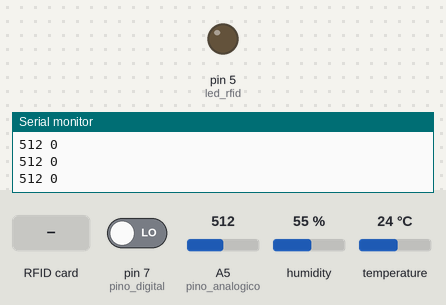
The sketch below on a simulated Arduino Uno, built with avr-gcc and run on an emulated ATmega328P. Parts: output pins drawn as LEDs (lit = HIGH), the last lines printed to the serial monitor. Inputs (shaded band) come from the test bench; at power-on: A5 (pino_analogico) = 512, pin 7 (pino_digital) LOW, humidity 55 %, temperature 24 °C. Pins used as bus, display or sensor lines are not drawn.

Above: at 1.2 s.
1.3 s: RFID card 5E 7A 19 C4 held to the reader
At 1.47 s:
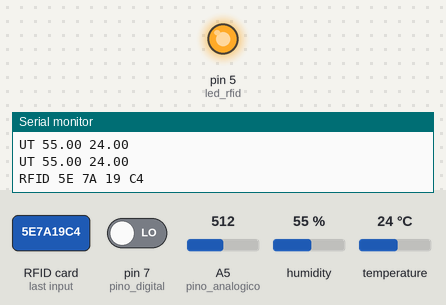
3.0 s: A5 (pino_analogico) set to 986
9.2 s: A5 (pino_analogico) set to 1008
Timing chart, 0 to 12.2 s (numbered marks = the images above; inputs shaded):
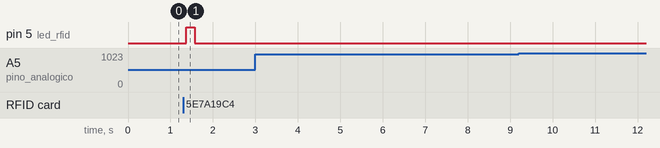

Measured:
- after the input at 1.3 s, pin 5 (led_rfid): LOW → HIGH after 0.08 s, → LOW 0.20 s later

The sketch:

mod_rifd_sound.ino
```cpp
#include <Adafruit_Sensor.h>

#include <DHT.h>
#include <DHT_U.h>

#include <MFRC522.h>
#include <SPI.h>

#define DHTPIN A3
#define DHTTYPE DHT11

#define SS_PIN 10
#define RST_PIN 9

#define LIMIT 10

// Definicoes pino modulo RC522
MFRC522 mfrc522(SS_PIN, RST_PIN);

//DHT11
DHT dht(DHTPIN, DHTTYPE);

//Led para liberacao do rfid
int led_rfid = 5;

//Led para debug de ruido
int led_sound_sensor = 4;

//Pin gnd dht11
int pin_gnd_dht11 = 2;
int pin_vcc_dht11 = 3;

//Definicao dos pinos do sensor de ruido
int pino_analogico = A5;
int pino_digital = 7;

int valor_A0 = 0;
int valor_D = 0;

int control_sound_sensor = 0;
int control_dht11 = 0;

int op = 0;

void getTempSensor(){
  if(control_dht11 > LIMIT){
    op = 2;
    return;
  }

  float h = dht.readHumidity();
  float t = dht.readTemperature();
  if (isnan(t) || isnan(h))
  {
//    Serial.println("Failed to read from DHT");
  }
  else
  {
    Serial.print("UT ");
    Serial.print(h);
    Serial.print(" ");
    Serial.println(t);
  }
  control_dht11++;
}

void getSoundSensor(){
	if(control_sound_sensor > LIMIT){
		op = 1;
		return;
	}
	// put your main code here, to run repeatedly:
  	valor_A0 = analogRead(pino_analogico);
 	valor_D = digitalRead(pino_digital);
 	Serial.print(valor_A0);
 	Serial.print(" ");
 	Serial.println(valor_D);
 	control_sound_sensor++;

  digitalWrite(led_sound_sensor, HIGH);
//  delay(10);
  digitalWrite(led_sound_sensor, LOW);
  delay(10);
}

void getRFID(){
	//Reset sound sensor
	op = 0;
	control_sound_sensor = 0;
  control_dht11 = 0;

	// Aguarda a aproximacao do cartao
  	if ( ! mfrc522.PICC_IsNewCardPresent())
  	{
   	 	return;
  	}
  	// Seleciona um dos cartoes
  	if ( ! mfrc522.PICC_ReadCardSerial())
  	{
   	 	return;
  	}

  	String conteudo = "";
  	byte letra;

  	for (byte i = 0; i < mfrc522.uid.size; i++)
  	{
     	conteudo.concat(String(mfrc522.uid.uidByte[i] < 0x10 ? " 0" : " "));
     	conteudo.concat(String(mfrc522.uid.uidByte[i], HEX));
  	}

  	conteudo.toUpperCase();
  	//Enviar conteudo.substring(1) via serial
  	Serial.println("RFID "+conteudo.substring(1));

  	digitalWrite(led_rfid, HIGH);
  	delay(200);
  	digitalWrite(led_rfid, LOW);
  	delay(200);
}

void setup(){
	// Inicia a serial
  	Serial.begin(9600);
  	//Led rifd sensor
     SPI.begin();
	  pinMode(led_rfid, OUTPUT);
	//Led sound sensor
//	pinMode(led_sound_sensor, OUTPUT);
  	//inicia RFID
  	mfrc522.PCD_Init();
  	//Define pinos sensor como entrada
  	pinMode(pino_analogico, INPUT);
  	pinMode(pino_digital, INPUT);
    //DHT11 setups
    dht.begin();
    pinMode(pin_gnd_dht11, OUTPUT);
    pinMode(pin_vcc_dht11, OUTPUT);

}

void loop(){
  digitalWrite(pin_vcc_dht11, HIGH);
  digitalWrite(pin_gnd_dht11, LOW);
	switch(op){
		case 0:
			getSoundSensor();
			break;
    case 1:
      getTempSensor();
      break;
		case 2:
			getRFID();
			break;
	}
}
```
